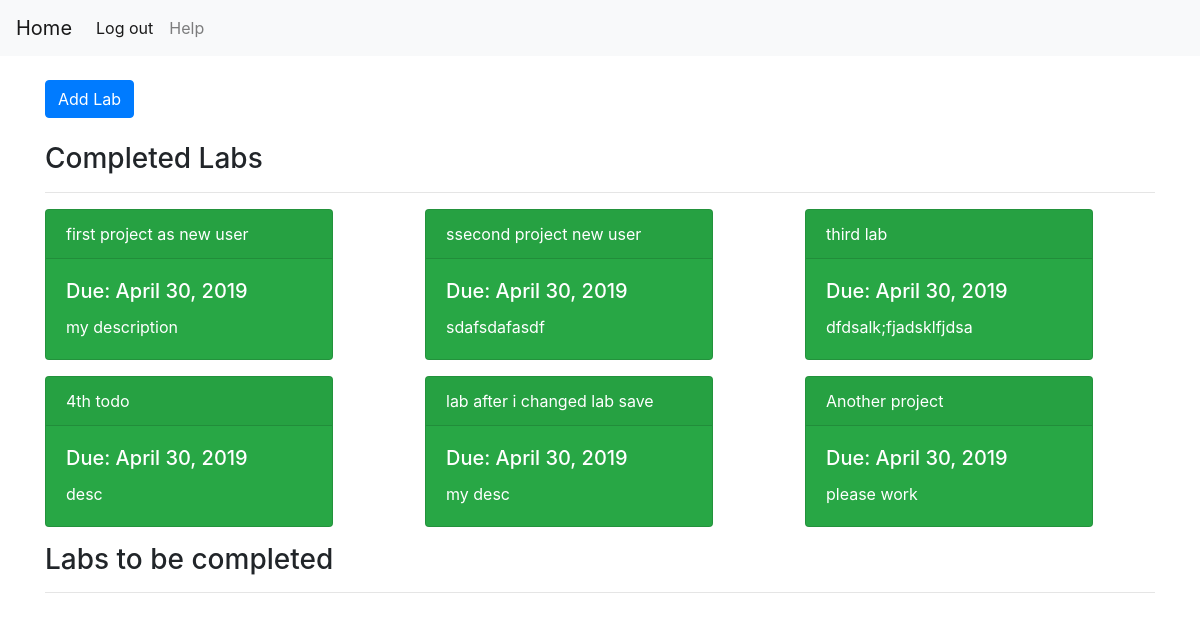
The page / (signed in) on the database its author committed.
### main/models.py (models this page shows, shortened)
class Lab(models.Model):
    title = models.CharField(max_length=50)
    description = models.CharField(max_length=200)
    start_date = models.DateField()
    due_date = models.DateField()
    users = models.ManyToManyField(User)
    completed = models.BooleanField(default=False)
    class Meta:
        verbose_name_plural = 'Labs'

### main/views.py (the view)
# urls.py: path('', views.homepage, name='homepage'),
def homepage(request):
    if request.user.is_authenticated:
        completed = Lab.objects.filter(users=request.user, completed=True)
        incompleted = Lab.objects.filter(users=request.user, completed=False).order_by('due_date')
        print(incompleted)
        return render(request,
                    'main/homepage.html',
                    context={'completed': completed, 'incompleted': incompleted,
                            'logged_in': True})
    else:
        return render(request,
                      'main/homepage.html',
                      {'logged_in': False})

### main/templates/main/homepage.html (shortened to what this page needs)
{% extends "main/main_html.html" %}
{% block content %}
<div class='container'>
    {% if logged_in == True%}
        <a href='/labs/new' class='btn btn-primary'> Add Lab</a> <br> <br>
        <h3> Completed Labs </h3>
        <hr>
        <div class='row'>
            {% for lab in completed %}
            <div class='col-md-4'>
                <div class="card text-white bg-success mb-3" style="max-width: 18rem;">
                    <div class="card-header">{{  lab.title }}</div>
                    <div class="card-body">
                        <h5 class="card-title">Due: {{ lab.due_date }}</h5>
                        <p class="card-text">{{ lab.description }}</p>
                    </div>
                </div>
            </div>
            {% endfor %}
        </div>
        <h3> Labs to be completed </h3>
        <hr>
    {% else %}
        <h3> Please log in to use this app. </h3>
    {% endif %}
</div>
{% endblock %}

### rows shown on the page
Lab: title "first project as new user", due_date "April 30, 2019", description "my description"
Lab: title "ssecond project new user", due_date "April 30, 2019", description "sdafsdafasdf"
Lab: title "third lab", due_date "April 30, 2019", description "dfdsalk;fjadsklfjdsa"
Lab: title "4th todo", due_date "April 30, 2019", description "desc"
Lab: title "lab after i changed lab save", due_date "April 30, 2019", description "my desc"
Lab: title "Another project", due_date "April 30, 2019", description "please work"
